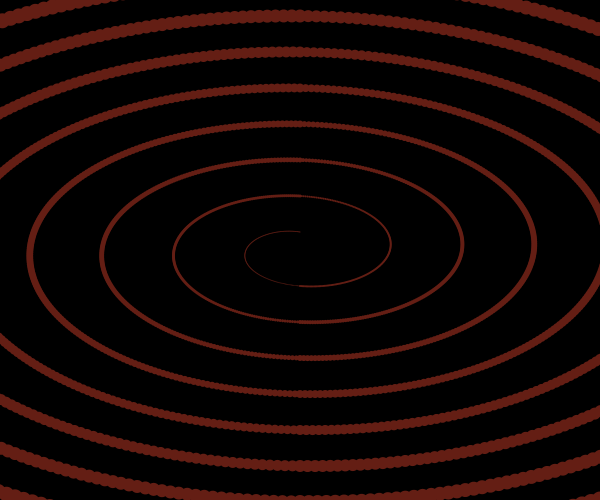
Frame 1 (no input)
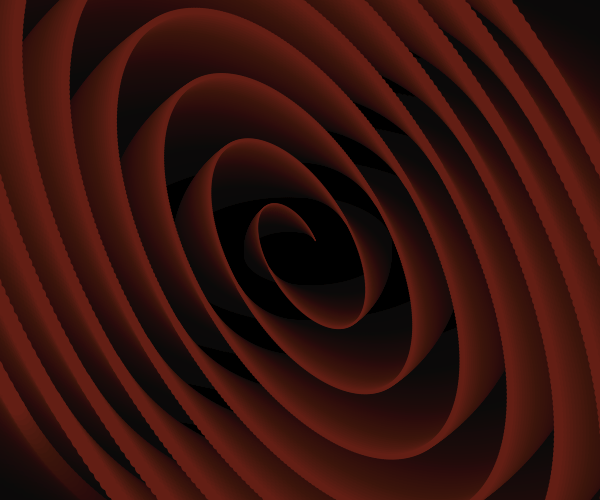
Frame 60 (the mouse pressed at the canvas centre just before this capture)
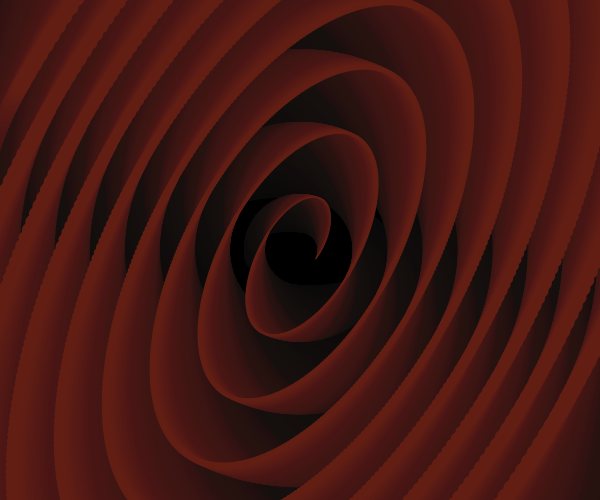
Frame 120 (the mouse held since frame 60 and released just before this capture)

The Processing sketch that drew these frames (run headless with seeded random() and noise(); from frame 60 on, the mouse is pressed at the canvas centre):

// Processing sketch: processing_5445
// ── processing_5445.pde

void setup() {
  size(600, 500);
  background(0);
  smooth();
  noStroke();
}

int i = 0;

void draw() {
  fill(0, 15-(i%180)/12);
  rect(0, 0, width, height);
  fill(90+sqrt(pow(i%20-10,2)),30,20);
//fill(100, 30, 20);
  translate(width/2, height/2);
  rotate(radians(i++));
  for (int t=0; t < 360*9; t++) {
    float x = 0.2*t*sin(radians(t));
    float y = 0.1*t*cos(radians(t));
    ellipse(x, y, 2*t/360, 2*t/360);
  }
}
